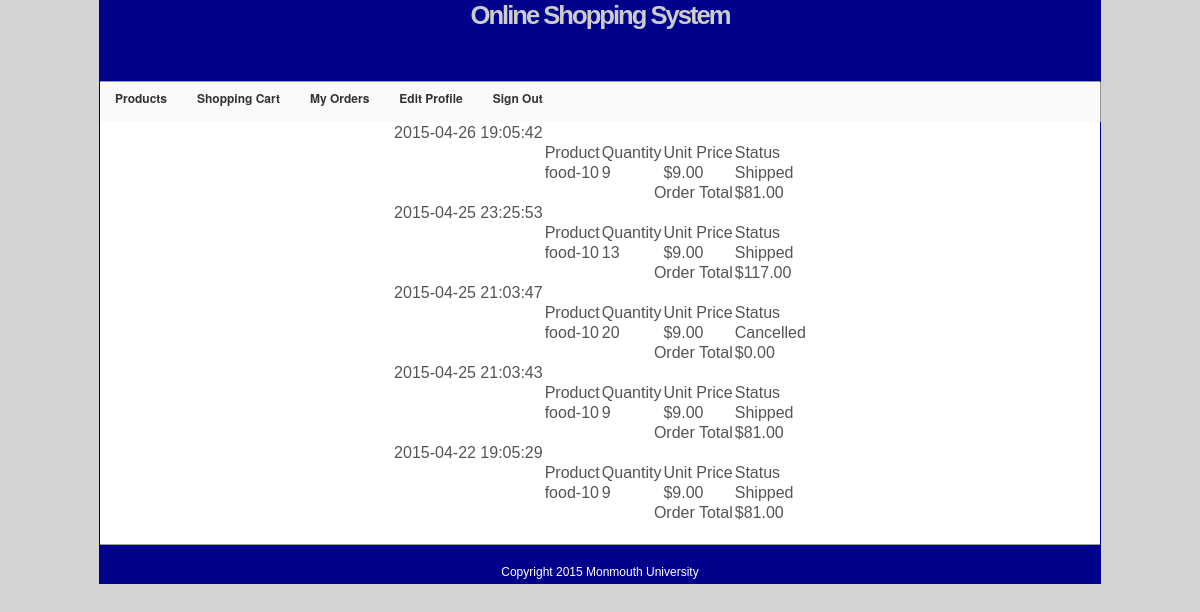
Screenshot of /recent_orders.php (signed in) with the database file from the repository.
### tables this page shows
CREATE TABLE IF NOT EXISTS `transaction` (
  `transactionid` timestamp NOT NULL,
  `username` varchar(20) NOT NULL,
  `vendorid` varchar(20) NOT NULL,
  `productid` int(11) NOT NULL,
  `productamount` int(11) NOT NULL,
  `price` int(11) NOT NULL,
  `status` varchar(1) NOT NULL DEFAULT 'p' COMMENT '''p''=pending, ''s''=shipped, ''c''=cancelled',
  `fname` varchar(20) NOT NULL,
  `lname` varchar(20) NOT NULL,
  `address` varchar(25) NOT NULL,
  `city` varchar(20) NOT NULL,
  `state` varchar(2) NOT NULL,
  `zipcode` int(5) NOT NULL,
  PRIMARY KEY (`transactionid`,`username`,`productid`)
);

CREATE TABLE IF NOT EXISTS `product` (
  `productid` int(11) NOT NULL AUTO_INCREMENT,
  `category` varchar(25) NOT NULL,
  `productname` varchar(25) NOT NULL,
  `vendorid` varchar(25) NOT NULL,
  `description` varchar(200) NOT NULL,
  `price` float NOT NULL,
  `productnumber` int(11) NOT NULL,
  `features` varchar(100) NOT NULL,
  `image` varchar(300) NOT NULL,
  `constraints` varchar(100) NOT NULL,
  `discount` int(3) NOT NULL,
  `approved` varchar(1) NOT NULL COMMENT 'p= pending, a=approved, r=removed',
  `quantity` int(10) NOT NULL,
  PRIMARY KEY (`productid`)
);

### includes/sql_queries.php (called while the page is built, shortened)
<?php
    function statusString($order) {
      if($order[TRANSACTION_TABLE::$STATUS] == TRANSACTION_TABLE::$ORDER_CANCELLED) {
        return 'Cancelled';
      } elseif ($order[TRANSACTION_TABLE::$STATUS] == TRANSACTION_TABLE::$ORDER_PENDING) {
        return "Pending";
      } else {
        return "Shipped";
      }
    }
    function selectTransactionsForUserDescTime($dbc, $user) {
      $q = 'SELECT * FROM '.TRANSACTION_TABLE::$NAME
             .' WHERE '.TRANSACTION_TABLE::$USER_NAME.' = \''.$user.'\''
             .' ORDER BY '.TRANSACTION_TABLE::$TRANS_ID.' DESC;';
      $r = mysqli_query($dbc, $q);
      if($r) {
        $array = array();
        while ($row = mysqli_fetch_assoc($r)) {
            $array[] = $row;
        }
        return $array;
      }
      return array();
    }
    function selectAllProductsQuery() {
      return 'SELECT * FROM '.PRODUCT_TABLE::$NAME;
    }
    function selectSingleProduct($dbc, $productID) {
      $q = selectAllProductsQuery().' WHERE '.PRODUCT_TABLE::$PROD_ID.' = \''.$productID.'\';';
      $r = mysqli_query($dbc, $q);
      if($r) {
        return mysqli_fetch_assoc($r);
      }
      return array();
    }
?>

### recent_orders.php (the view, shortened to what this page needs)
<html>
<?php
    include("includes/sql_queries.php");
    function transactionRow($dbc, $order) {
      echo "<tr><td></td>";
      $product = selectSingleProduct($dbc, $order[TRANSACTION_TABLE::$PROD_ID]);
      echo "<td>".$product[PRODUCT_TABLE::$PROD_NAME].'-'.$product[PRODUCT_TABLE::$PROD_NUMBER]."</td>";
      echo "<td>".$order[TRANSACTION_TABLE::$QUANTITY]."</td>";
      echo "<td>$".number_format($order[TRANSACTION_TABLE::$PRICE],2)."</td>";
      echo "<td>".statusString($order)."</td>";
      echo "</tr>";
      if($order[TRANSACTION_TABLE::$STATUS] == TRANSACTION_TABLE::$ORDER_CANCELLED) {
        return 0;
      }
      return $order[TRANSACTION_TABLE::$QUANTITY] * $order[TRANSACTION_TABLE::$PRICE];
    }
    function orderTotal($sum) {
      echo "<tr><td colSpan=4 align=right>Order Total</td><td>$".number_format($sum,2)."</td></tr>";
    }
?>
<head>
</head>
<body>
  <div id = "container">
  <?php include("includes/header.php"); ?>
  <div id="content" align="center">
    <form>
      <table>
        <?php
          include("dbc.php");
          $orders = selectTransactionsForUserDescTime($dbc, $_COOKIE[USER_TABLE::$USER_NAME]);
          if(empty($orders)) {
            echo "There are no orders";
          } else {
            $orderDate = NULL;
            $sum = 0;
            foreach($orders as $order) {
              if($order[TRANSACTION_TABLE::$TRANS_ID] != $orderDate) {
                if($orderDate != NULL) {
                  orderTotal($sum);
                }
                $sum = 0;
                $orderDate = $order[TRANSACTION_TABLE::$TRANS_ID];
                echo "<tr><td align=left>".$orderDate."</td></tr>";
                echo "<tr><td></td><td>Product</td><td>Quantity</td><td>Unit Price</td><td>Status</td></tr>";
                $sum = $sum + transactionRow($dbc, $order);
              } else {
                $sum = $sum + transactionRow($dbc, $order);
              }
            }
            if($orderDate != NULL) {
              orderTotal($sum);
            }
          }
        ?>
      </table>
    </form>
  </div>
    <?php include("includes/footer.php"); ?>
  </div>
</body>
</html>

### includes/style.css (style rules this page uses)
* { border:0; margin:0; padding:0; }
body { background:lightgrey; color:#555; font:0.8em Arial, Helvetica, "bitstream vera sans", sans-serif; }
#container { width: 1000px; margin:0 auto; border:1px solid darkblue; }
#content { height:auto; padding:0 0 20px; width:1000px; background: white; }

### rows the page displays
transaction: transactionid "2015-04-26 19:05:42", productid.productname "food", productid.productnumber "10", productamount "9", price "9.00", status "Shipped"
transaction: sum "81.00", transactionid "2015-04-25 23:25:53", productid.productname "food", productid.productnumber "10", productamount "13", price "9.00", status "Shipped"
transaction: sum "117.00", transactionid "2015-04-25 21:03:47", productid.productname "food", productid.productnumber "10", productamount "20", price "9.00", status "Cancelled"
transaction: sum "0.00", transactionid "2015-04-25 21:03:43", productid.productname "food", productid.productnumber "10", productamount "9", price "9.00", status "Shipped"
transaction: sum "81.00", transactionid "2015-04-22 19:05:29", productid.productname "food", productid.productnumber "10", productamount "9", price "9.00", status "Shipped"

### other values shown
$sum "81.00"
